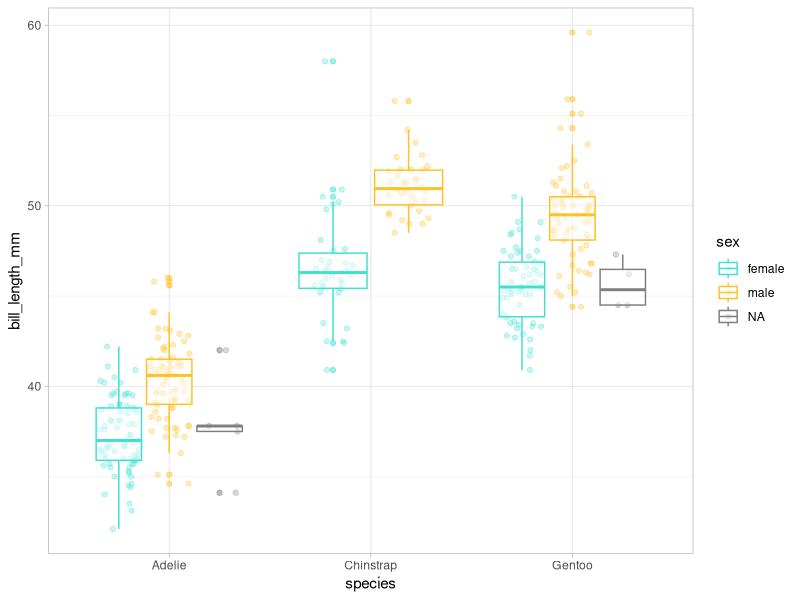
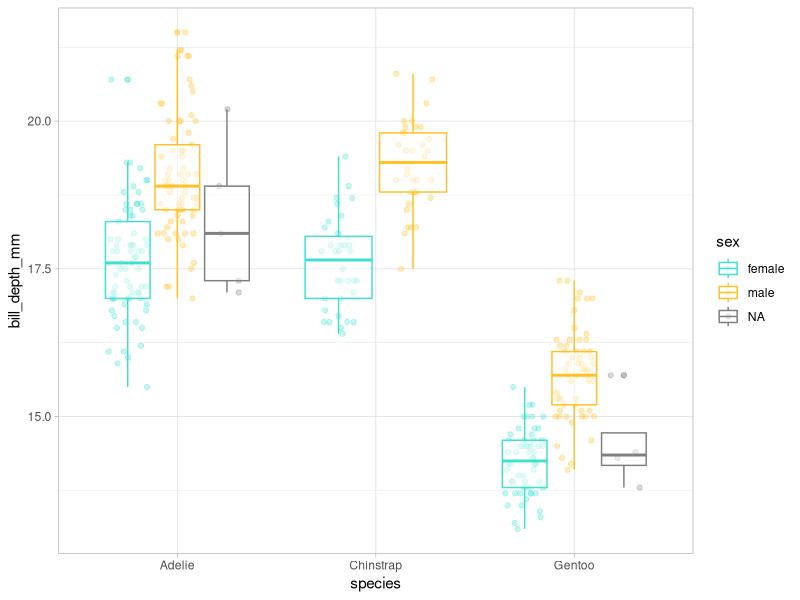
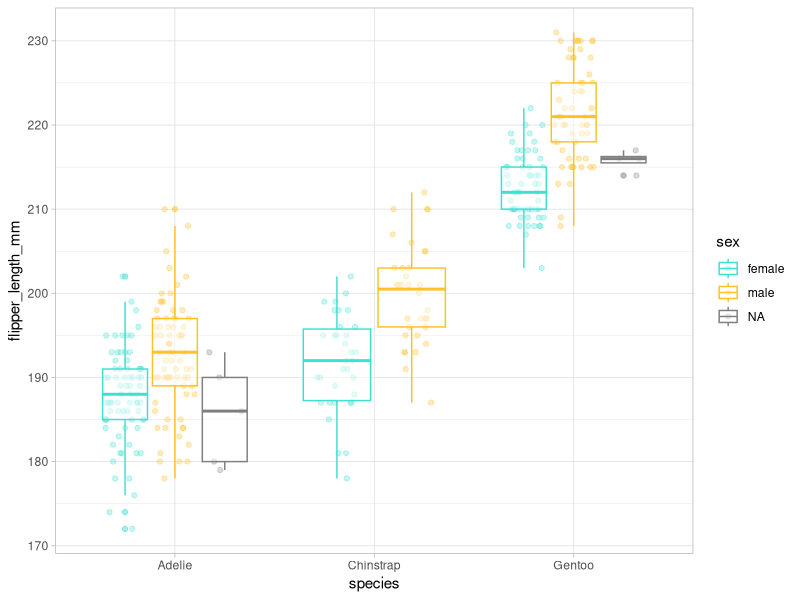
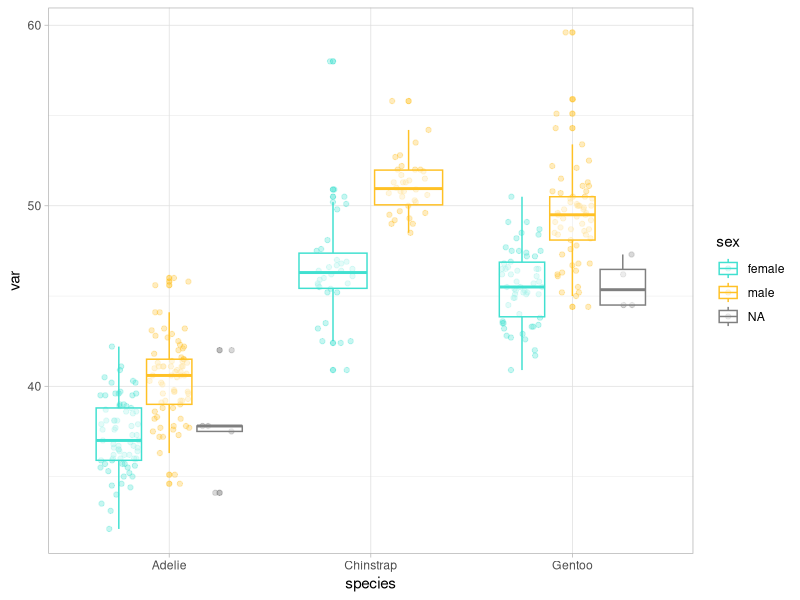

These figures' R source, in order: (Note: this script raises an error after producing the figures.)
## ---- chunk 1
#| warning: false

library(tidyverse)

d <- c("hi", "hola", "hola", "hi")

length(unique(d))  
d |> unique() |> length() # Ctrl + Shift + M para poner un pipe
## ---- chunk 2
#| warning: false

taludes <- read_delim(file = "taludes.csv", delim = ",")

taludes

taludes_bien <- read_delim(file = "taludes.csv", 
  delim = ",", col_types = list(Luz = "f", Agua = "f"))

taludes_bien
View(taludes_bien)
summary(taludes_bien)
glimpse(taludes_bien)
## ---- chunk 3
#| warning: false  

names(taludes_bien)

taludes_bien <- taludes_bien |>    
  rename(biomasa = Biomasa, # nombre nuevo = nombre viejo          
         nivel_luz = Luz, 
         agua_estival = Agua)
## ---- chunk 4

set.seed(123) 
mean(rnorm(10, mean = 50, sd = 25) / 12, trim = 0.2)  

set.seed(123) 
mean(rnorm(10,mean=50,sd=25)/12,trim=0.2)
## ---- chunk 5
#| warning: false

taludes_bien |> 
  slice(1) # shortcut para el pipe: CTRL + SHIFT + M 

taludes_bien |>
  slice(1, 5)

taludes_bien |> 
  slice(1:6)

taludes_bien |>
  slice(-c(1:5))

## ---- chunk 6
#| warning: false

taludes_bien |>
  arrange(biomasa)

taludes_bien |> 
  arrange(desc(biomasa))

## ---- chunk 7
#| warning: false

taludes_bien |>
  filter(nivel_luz == "Nivel 1") # filtrar por filas que cumplen un patrón 

taludes_bien |>
  filter(nivel_luz == "Nivel 1" & biomasa > 4) # combinar criterios: AND

taludes_bien |>
  filter(nivel_luz == "Nivel 1" | biomasa > 5) # combinar criterios: OR

taludes_bien |>
  filter(nivel_luz %in% c("Nivel 1", "Nivel 3")) # combinar criterios: %in% 
## ---- chunk 8
#| warning: false

taludes_bien |>
  select(biomasa, agua_estival)

?select # operators y selection helpers

taludes_bien |>
  select(contains("a"))

# se pueden utilizar todo tipo de patrones de texto: https://rstudio.github.io/cheatsheets/strings.pdf

taludes_bien |>
  select(nivel_luz, everything()) # se puede usar para reordenar variables

## ---- chunk 9
#| warning: false

taludes_bien |>
  mutate(
    # definir una variable desde cero
    ID = 1:nrow(taludes_bien), 
    supervivencia = as.factor(sample(
      c(0, 1),
      size = nrow(taludes_bien),
      prob = c(0.4, 0.6),
      replace = TRUE
    )),
    # utilizar una variable para calcular otra
    carbono = biomasa * rnorm(
      n = nrow(taludes_bien),
      mean = 0.4,
      sd = 0.2
    )
  ) |> 
  select(ID, everything())

taludes_bien |>
  mutate(
    # sobreescribir una variable. En concreto fct_recode 
    # sirve para redefinir los niveles de un factor
    agua_estival = fct_recode(
      agua_estival, sequia = "Sequia estival", lluvia = "Lluvia estival"),
    nivel_luz = fct_recode(
      nivel_luz,
      `1` = "Nivel 1",
      `2` = "Nivel 2",
      `3` = "Nivel 3"
    )
  )

taludes_bien |>
  mutate(
    # utilizar varias variables para calcular otra nueva
    estres = case_when(
      # "Si el nivel de luz es 1 y hay sequia, el estrés será alto"
      nivel_luz == 1 & agua_estival == "sequia" ~ "alto",
      nivel_luz == 3 & agua_estival == "lluvia" ~ "bajo",
      TRUE ~ "intermedio"
    )
  )

# repetimos todo lo anterior concatenando todo el proceso:

taludes_trans <- taludes_bien |> 
  mutate(
  ID = 1:nrow(taludes_bien),
  supervivencia = as.factor(sample(
    c(0, 1),
    size = nrow(taludes_bien),
    prob = c(0.4, 0.6),
    replace = TRUE
  )),
  carbono = biomasa * rnorm(
    n = nrow(taludes_bien),
    mean = 0.4,
    sd = 0.2
  )
) |>
  mutate(
    agua_estival = fct_recode(agua_estival, sequia = "Sequia estival", lluvia = "Lluvia estival"),
    nivel_luz = fct_recode(
      nivel_luz,
      `1` = "Nivel 1",
      `2` = "Nivel 2",
      `3` = "Nivel 3"
    )
  ) |>
  mutate(
    estres = case_when(
      nivel_luz == 1 &
        agua_estival == "sequia" ~ "alto",
      nivel_luz == 3 &
        agua_estival == "lluvia" ~ "bajo",
      TRUE ~ "intermedio"
    )
  )

## ---- chunk 10
#| warning: false

taludes_trans |> 
  summarise(c_min = min(carbono),
            c_max = max(carbono))

## ---- chunk 11
#| warning: false

taludes_trans |>
  group_by(estres) |>  
  summarise(biomasa_min = min(biomasa),
            biomasa_mean = mean(biomasa),
            biomasa_max = max(biomasa))

## ---- chunk 12
#| warning: false

stocks <- tibble(
  year   = c(2015, 2015, 2016, 2016),
  half  = c(   1,    2,     1,    2),
  return = c(1.88, 0.59, 0.92, 0.17)
)

stocks |> 
  pivot_wider(names_from = year, values_from = return) 

stocks |> 
  pivot_wider(names_from = year, values_from = return) |> 
  pivot_longer(cols = `2015`:`2016`, names_to = "year", values_to = "return")
## ---- chunk 13
#| warning: false

# join: left, right, full, inner

set.seed(123)

bloques <- tibble(ID = 1:nrow(taludes_trans), 
  bloque = sample(x = 1:2, size = nrow(taludes_trans), replace = TRUE))

taludes_trans <- taludes_trans |> 
  left_join(bloques, by = "ID") |> 
  select(ID, bloque, everything())

## ---- chunk 14
#| warning: false

write_delim(taludes_trans, file = "taludes_trans.csv", delim = ";")

# en file hay que especificar el directorio donde queremos que se guarde. Si no, se guardará en el directorio de trabajo (getwd())
## ---- chunk 15
#| warning: false  

# install.packages("palmerpenguins")
library(palmerpenguins)

df <- penguins |>
  select(bill_length_mm, bill_depth_mm, flipper_length_mm, body_mass_g)

df_rescaled1 <- df |>
  mutate(
    bill_length_mm = (bill_length_mm - min(bill_length_mm, na.rm = TRUE)) / (
      max(bill_length_mm, na.rm = TRUE) - min(bill_length_mm, na.rm = TRUE)
    ),
    bill_depth_mm = (bill_depth_mm - min(bill_depth_mm, na.rm = TRUE)) / (
      max(bill_depth_mm, na.rm = TRUE) - min(bill_length_mm, na.rm = TRUE)
    ),
    flipper_length_mm = (flipper_length_mm - min(flipper_length_mm, na.rm = TRUE)) / (
      max(flipper_length_mm, na.rm = TRUE) - min(flipper_length_mm, na.rm = TRUE)
    ),
    body_mass_g = (body_mass_g - min(body_mass_g, na.rm = TRUE)) / (max(body_mass_g, na.rm = TRUE) - min(body_mass_g, na.rm = TRUE))
  )

View(df_rescaled1)

rescale01 <- function(x) {
  rng <- range(x, na.rm = TRUE)      
  (x - rng[1]) / (rng[2] - rng[1])
}

df_rescaled2 <- df |>
  mutate(
    bill_length_mm = rescale01(bill_length_mm),
    bill_depth_mm = rescale01(bill_depth_mm),
    flipper_length_mm = rescale01(flipper_length_mm),
    body_mass_g = rescale01(body_mass_g)
  )

View(df_rescaled2)

df_rescaled3 <- lapply(df, rescale01)

View(df_rescaled3)

## ---- chunk 16

nombre1_v1 <- function(x, y) {
  paste(x, y, sep = "_")
}

nombre1_v2 <- function(x, y) paste(x, y, sep = "_")

nombre1_v3 <- \(x, y) paste(x, y, sep = "_")

nombre1_v1("Vero", "Cruz")
nombre1_v2("Vero", "Cruz")
nombre1_v3("Vero", "Cruz")
## ---- chunk 17

map(penguins, function(x) length(unique(x)))  

penguins |>    
  map(function(x) length(unique(x)))
## ---- chunk 18
#| warning: false  

penguins_num <- penguins |>
  select(species, sex, where(is.numeric))  # nos interesan las diferencias entre especie y sexo

ggplot(penguins_num, aes(x = species, y = bill_length_mm, color = sex)) +     geom_point(position = position_jitterdodge(), alpha = 0.3) +
  geom_boxplot(alpha = 0.5) +
  scale_color_manual(values = c("turquoise", "goldenrod1")) +
  theme_light()

ggplot(penguins_num, aes(x = species, y = bill_depth_mm, color = sex)) +   geom_point(position = position_jitterdodge(), alpha = 0.3) +
  geom_boxplot(alpha = 0.5) +
  scale_color_manual(values = c("turquoise", "goldenrod1")) +
  theme_light()

ggplot(penguins_num, aes(x = species, y = flipper_length_mm, color = sex)) +   geom_point(position = position_jitterdodge(), alpha = 0.3) +
  geom_boxplot(alpha = 0.5) +
  scale_color_manual(values = c("turquoise", "goldenrod1")) +
  theme_light()  # etc
## ---- chunk 19
#| warning: false  

var <- penguins_num$bill_length_mm  

ggplot(penguins_num, aes(x = species, y = var, color = sex)) +   
  geom_point(position = position_jitterdodge(), alpha = 0.3) +   
  geom_boxplot(alpha = 0.5) +   
  scale_color_manual(values = c("turquoise", "goldenrod1")) +   
  theme_light()
## ---- chunk 20
#| warning: false 
#| error: true  

var <- body_mass_g 
var <- "body_mass_g"  

ggplot(penguins_num, aes(x = species, y = var, color = sex)) +   
  geom_point(position = position_jitterdodge(), alpha = 0.3) +   
  geom_boxplot(alpha = 0.5) +   
  scale_color_manual(values = c("turquoise", "goldenrod1")) +   
  theme_light() +   
  ylab(var) # grafico erroneo  

ggplot(penguins_num, aes(x = species, y = .data[[var]], color = sex)) +   
  geom_point(position = position_jitterdodge(), alpha = 0.3) +   
  geom_boxplot(alpha = 0.5) +   
  scale_color_manual(values = c("turquoise", "goldenrod1")) +   
  theme_light() +   
  ylab(var) # grafico correcto
## ---- chunk 21

explorar_penguins <- function (var) {
  ggplot(penguins_num, aes(x = species, y = .data[[var]], color = sex)) + 
    geom_point(position = position_jitterdodge(), alpha = 0.3) +     
    geom_boxplot(alpha = 0.5) +     
    scale_color_manual(values = c("turquoise", "goldenrod1")) +     
    theme_light() +     
    ylab(var)
}
## ---- chunk 22

explorar_penguins(var = "body_mass_g")  
explorar_penguins(var = "flipper_length_mm")  
explorar_penguins(var = "bill_depth_mm")
## ---- chunk 23

set.seed(123)  

df_ej <- data.frame(
  a = sample(1:5),
  b = sample(1:5),
  c = sample(1:5) )  

salida <- vector("double", 3)           # 1. salida 

for (i in 1:3) {                        # 2. secuencia   
  salida[[i]] <- first(df_ej[[i]])      # 3. cuerpo 
}  

salida  

# podriamos generalizar el for 

salida <- vector("double", ncol(df_ej))   # 1. salida 

for (i in seq_along(df_ej)) {             # 2. secuencia   
  salida[[i]] <- first(df_ej[[i]])        # 3. cuerpo 
}  

salida  

# tambien podriamos iterar sobre filas 

salida <- vector("double", nrow(df_ej))  

for(i in 1:nrow(df_ej)) {     
  salida[[i]] <- sum(df_ej[i, ]) 
}  

salida
## ---- chunk 24

map(df_ej, first)  

df_ej |>    
  map(first)  

salida <- vector("list", length = 3) 

for (i in 1:3) {   
  salida[[i]] <- first(df_ej[[i]]) 
} 

salida
## ---- chunk 25

cuadratica <- function(x) {   
  x ^ 2 
}  

map_ouput_list <- map(.x = 1:4, .f = cuadratica)  
lapply_ouput_list <- lapply(X = 1:4, FUN = cuadratica)  

## ---- chunk 26

map_lgl(penguins, is.numeric) 
penguins_num <- penguins[ , map_lgl(penguins, is.numeric)]  

map_dbl(penguins_num, median, na.rm = T) 

map_chr(penguins, class) 

map_int(penguins, \(x) length(unique(x))) 

1:4 |>
  map_vec(\(x) as.Date(ISOdate(x + 2024, 12, 03)))
## ---- chunk 27
Sys.time()
sessionInfo()
